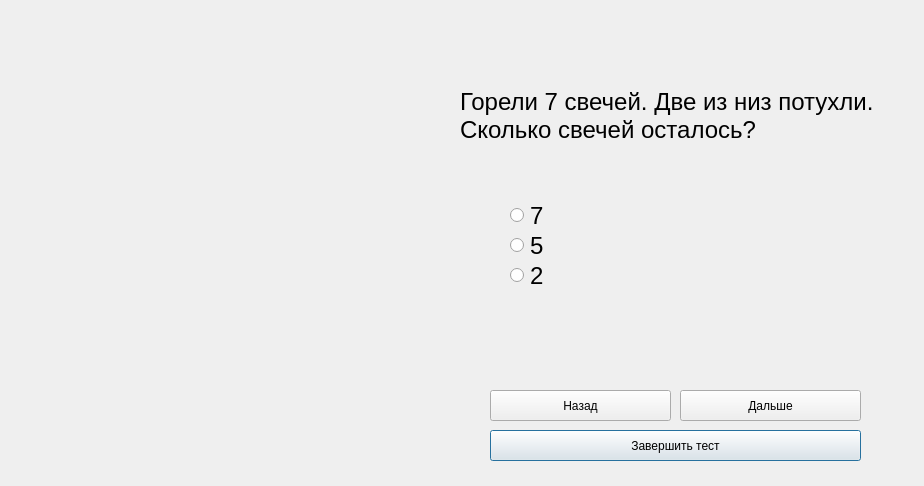
<?xml version="1.0" encoding="UTF-8"?>
<ui version="4.0">
 <class>TestForm1</class>
 <widget class="QDialog" name="TestForm1">
  <property name="geometry">
   <rect>
    <x>0</x>
    <y>0</y>
    <width>924</width>
    <height>486</height>
   </rect>
  </property>
  <property name="windowTitle">
   <string>Dialog</string>
  </property>
  <widget class="QLabel" name="question">
   <property name="geometry">
    <rect>
     <x>460</x>
     <y>60</y>
     <width>419</width>
     <height>111</height>
    </rect>
   </property>
   <property name="sizePolicy">
    <sizepolicy hsizetype="Preferred" vsizetype="Preferred">
     <horstretch>0</horstretch>
     <verstretch>0</verstretch>
    </sizepolicy>
   </property>
   <property name="font">
    <font>
     <pointsize>18</pointsize>
    </font>
   </property>
   <property name="mouseTracking">
    <bool>true</bool>
   </property>
   <property name="tabletTracking">
    <bool>false</bool>
   </property>
   <property name="focusPolicy">
    <enum>Qt::NoFocus</enum>
   </property>
   <property name="contextMenuPolicy">
    <enum>Qt::PreventContextMenu</enum>
   </property>
   <property name="autoFillBackground">
    <bool>false</bool>
   </property>
   <property name="midLineWidth">
    <number>-2</number>
   </property>
   <property name="text">
    <string>Горели 7 свечей. Две из низ потухли. Сколько свечей осталось?</string>
   </property>
   <property name="textFormat">
    <enum>Qt::AutoText</enum>
   </property>
   <property name="scaledContents">
    <bool>false</bool>
   </property>
   <property name="wordWrap">
    <bool>true</bool>
   </property>
   <property name="openExternalLinks">
    <bool>false</bool>
   </property>
  </widget>
  <widget class="QRadioButton" name="radioButton_1">
   <property name="geometry">
    <rect>
     <x>510</x>
     <y>200</y>
     <width>41</width>
     <height>31</height>
    </rect>
   </property>
   <property name="font">
    <font>
     <pointsize>18</pointsize>
    </font>
   </property>
   <property name="acceptDrops">
    <bool>false</bool>
   </property>
   <property name="toolTip">
    <string/>
   </property>
   <property name="text">
    <string>7</string>
   </property>
  </widget>
  <widget class="QRadioButton" name="radioButton_2">
   <property name="geometry">
    <rect>
     <x>510</x>
     <y>230</y>
     <width>41</width>
     <height>31</height>
    </rect>
   </property>
   <property name="font">
    <font>
     <pointsize>18</pointsize>
    </font>
   </property>
   <property name="layoutDirection">
    <enum>Qt::LeftToRight</enum>
   </property>
   <property name="text">
    <string>5</string>
   </property>
  </widget>
  <widget class="QRadioButton" name="radioButton_3">
   <property name="geometry">
    <rect>
     <x>510</x>
     <y>260</y>
     <width>41</width>
     <height>31</height>
    </rect>
   </property>
   <property name="font">
    <font>
     <pointsize>18</pointsize>
    </font>
   </property>
   <property name="text">
    <string>2</string>
   </property>
  </widget>
  <widget class="QLabel" name="image">
   <property name="geometry">
    <rect>
     <x>40</x>
     <y>50</y>
     <width>391</width>
     <height>381</height>
    </rect>
   </property>
   <property name="text">
    <string/>
   </property>
  </widget>
  <widget class="QPushButton" name="finish_pushButton">
   <property name="geometry">
    <rect>
     <x>490</x>
     <y>430</y>
     <width>371</width>
     <height>31</height>
    </rect>
   </property>
   <property name="text">
    <string>Завершить тест</string>
   </property>
  </widget>
  <widget class="QPushButton" name="next_pushButton">
   <property name="geometry">
    <rect>
     <x>680</x>
     <y>390</y>
     <width>181</width>
     <height>31</height>
    </rect>
   </property>
   <property name="text">
    <string>Дальше</string>
   </property>
  </widget>
  <widget class="QPushButton" name="back_pushButton">
   <property name="geometry">
    <rect>
     <x>490</x>
     <y>390</y>
     <width>181</width>
     <height>31</height>
    </rect>
   </property>
   <property name="text">
    <string>Назад</string>
   </property>
  </widget>
 </widget>
 <resources/>
 <connections/>
</ui>
